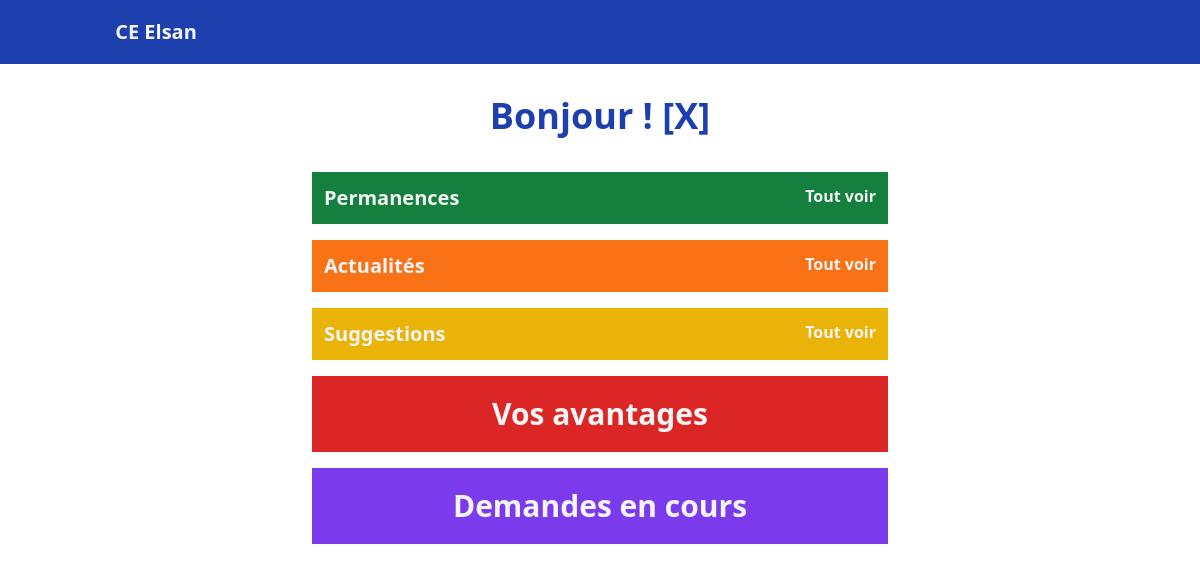
/pages/home.php, run on an earlier commit of the app's database.
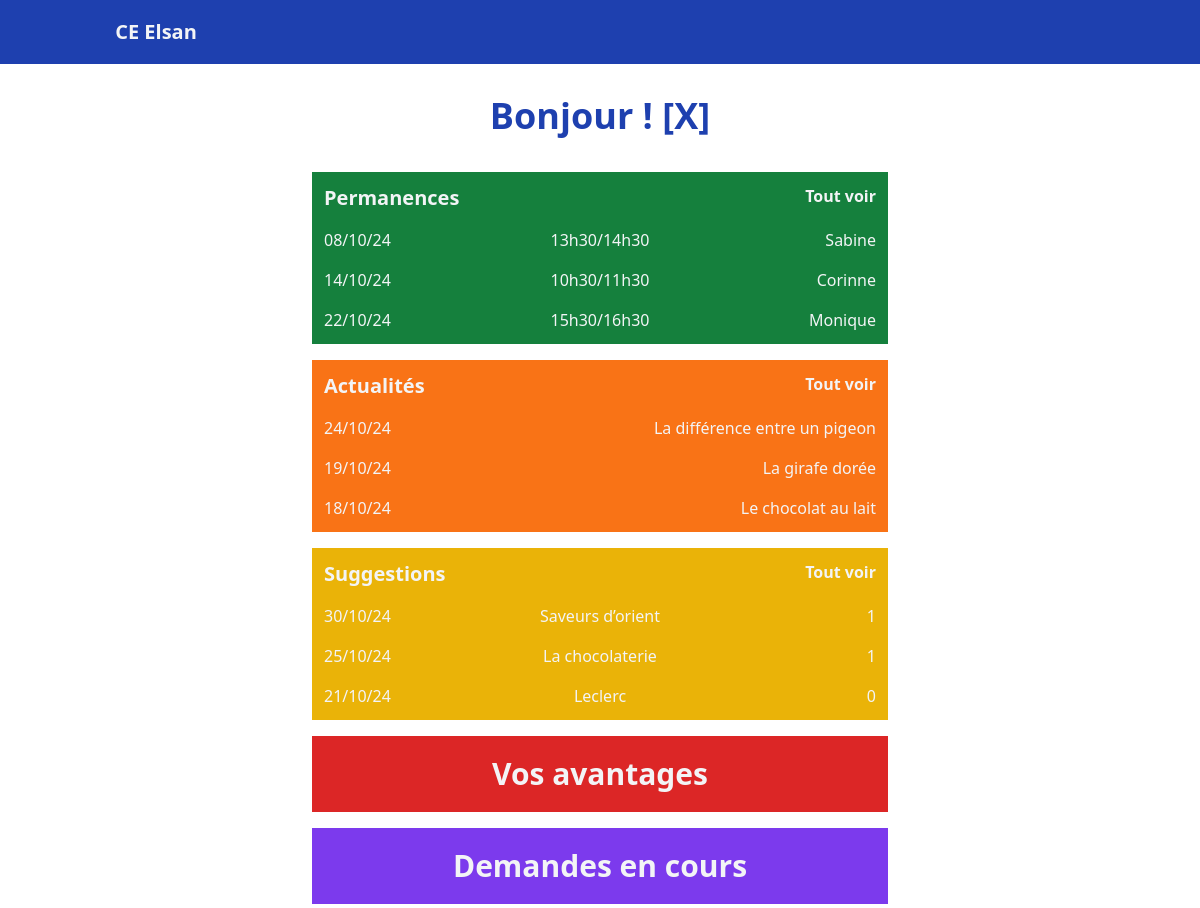
And on a later commit of the database.
### tables this page shows
CREATE TABLE `permanences` (
  `permanence_id` int NOT NULL,
  `date` varchar(255) NOT NULL,
  `time` varchar(255) NOT NULL,
  `representative` varchar(255) NOT NULL
);

CREATE TABLE `news` (
  `news_id` int NOT NULL,
  `title` varchar(255) NOT NULL,
  `text` text NOT NULL,
  `date` datetime NOT NULL DEFAULT CURRENT_TIMESTAMP
);

### src/pages/home.php (the view, shortened to what this page needs)
<?php
    require_once('../php_sql/db_connect.php');
    $sql = "
    SELECT *
    FROM permanences
    ORDER BY STR_TO_DATE(date, '%d/%m/%y') ASC
    LIMIT 3;
    ";
    $query = $db->prepare($sql);
    $query->execute();
    $permanences = $query->fetchAll(PDO::FETCH_ASSOC);
    require_once('../php_sql/db_connect.php');
    $sql = "
    SELECT title,date
    FROM news
    ORDER BY date DESC
    LIMIT 3;
    ";
    $query = $db->prepare($sql);
    $query->execute();
    $news = $query->fetchAll(PDO::FETCH_ASSOC);
    require_once('../php_sql/db_connect.php');
    $sql = "
    SELECT s.company_name, s.date, COALESCE(SUM(v.vote_value), 0) AS total_score
    FROM suggestions s
    LEFT JOIN votes v ON s.suggestion_id = v.suggestion_id
    GROUP BY s.suggestion_id
    ORDER BY s.date DESC
    LIMIT 3;
    ";
    $query = $db->prepare($sql);
    $query->execute();
    $suggestions = $query->fetchAll(PDO::FETCH_ASSOC);
    ?>
<!doctype html>
<html>
<head>
  <link href="../output.css" rel="stylesheet">
</head>
<body class="">
<?php include '../includes/nav.php';?>
<h1 class="text-blue-800 font-bold text-4xl text-center m-8 2xl:mt-32">Bonjour <?=$_SESSION['first_name']?> !<a href="../php_sql/logout.php"> [X]</a></h1>
<main class="p-1 flex flex-col gap-4 flex-wrap max-w-screen-2xl mx-auto 2xl:flex-row 2xl:gap-24 2xl:justify-between 2xl:p-16">
<section class="w-[96%] bg-green-700 mx-auto p-1 max-w-xl text-gray-100">
    <div class="section_title flex justify-between p-2">
        <h3 class="font-bold text-xl">Permanences</h3>
        <a href="permanences.php" class="font-semibold">Tout voir</a>
    </div>
    <div class="container">
        <?php
        foreach ($permanences as $permanence) {
        echo
        '<div class="permanence_row flex justify-between p-2">
            <p class="w-1/3 text-start">'.$permanence['date'].'</p>
            <p class="w-1/3 text-center">'.$permanence['time'].'</p>
            <p class="w-1/3 text-end truncate">'.$permanence['representative'].'</p>
        </div>';}
        ?>
    </div>
</section>
<section class="w-[96%] bg-orange-500 mx-auto p-1 max-w-xl text-gray-100">
    <div class="section_title flex justify-between p-2">
        <h3 class="font-bold text-xl">Actualités</h3>
        <a href="news.php" class="font-semibold">Tout voir</a>
    </div>
    <div class="container">
        <?php
        foreach ($news as $new) {
            $date = new DateTime($new['date']);
            $formattedDate = $date->format('d/m/y');
        echo
        '<div class="permanence_row flex justify-between p-2 gap-1">
            <p class="">'.$formattedDate.'</p>
            <p class="truncate">'.$new['title'].'</p>
        </div>';}
        ?>
    </div>
</section>
<section class="w-[96%] bg-yellow-500 mx-auto p-1 max-w-xl text-gray-100">
    <div class="section_title flex justify-between p-2">
        <h3 class="font-bold text-xl">Suggestions</h3>
        <a href="suggestions.php" class="font-semibold">Tout voir</a>
    </div>
    <div class="container">
        <?php
        foreach ($suggestions as $suggestion) {
            $date = new DateTime($suggestion['date']);
            $formattedDate = $date->format('d/m/y');
        echo
        '<div class="permanence_row flex justify-between p-2">
            <p class="w-1/3 text-start">'.$formattedDate.'</p>
            <p class="w-1/3 text-center truncate">'.$suggestion['company_name'].'</p>
            <p class="w-1/3 text-end">'.$suggestion['total_score'].'</p>
        </div>';}
        ?>
    </div>
</section>
<div class="container mx-auto max-w-xl">
    <section class="w-[100%] bg-red-600 mx-auto p-1 max-w-xl">
        <a href="#">
            <h3 class="text-gray-100 font-bold text-3xl text-center m-4">Vos avantages</h3>
        </a>
    </section>
    <section class="w-[100%] bg-violet-600 mx-auto p-1 max-w-xl mt-4">
        <a href="#">
            <h3 class="text-gray-100 font-bold text-3xl text-center m-4">Demandes en cours</h3>
        </a>
    </section>
</div>
</main>
</body>
</html>

What changed in the data, as far as the page shows it:
added permanences: date "08/10/24", time "13h30/14h30", representative "Sabine"
added permanences: date "14/10/24", time "10h30/11h30", representative "Corinne"
added permanences: date "22/10/24", time "15h30/16h30", representative "Monique"
added news: date "24/10/24", title "La différence entre un pigeon"
added news: date "19/10/24", title "La girafe dorée"
added news: date "18/10/24", title "Le chocolat au lait"
Also different on the page:
new list line: "30/10/24 Saveurs d’orient 1"
new list line: "25/10/24 La chocolaterie 1"
new list line: "21/10/24 Leclerc 0"
